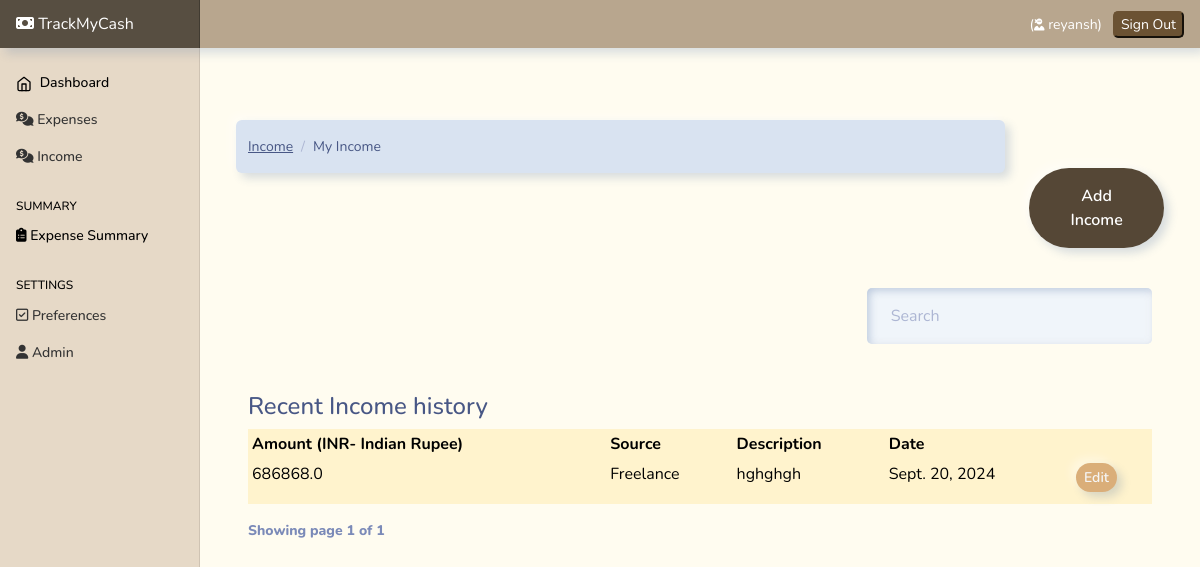
The page /income (signed in) on the database as committed earlier.
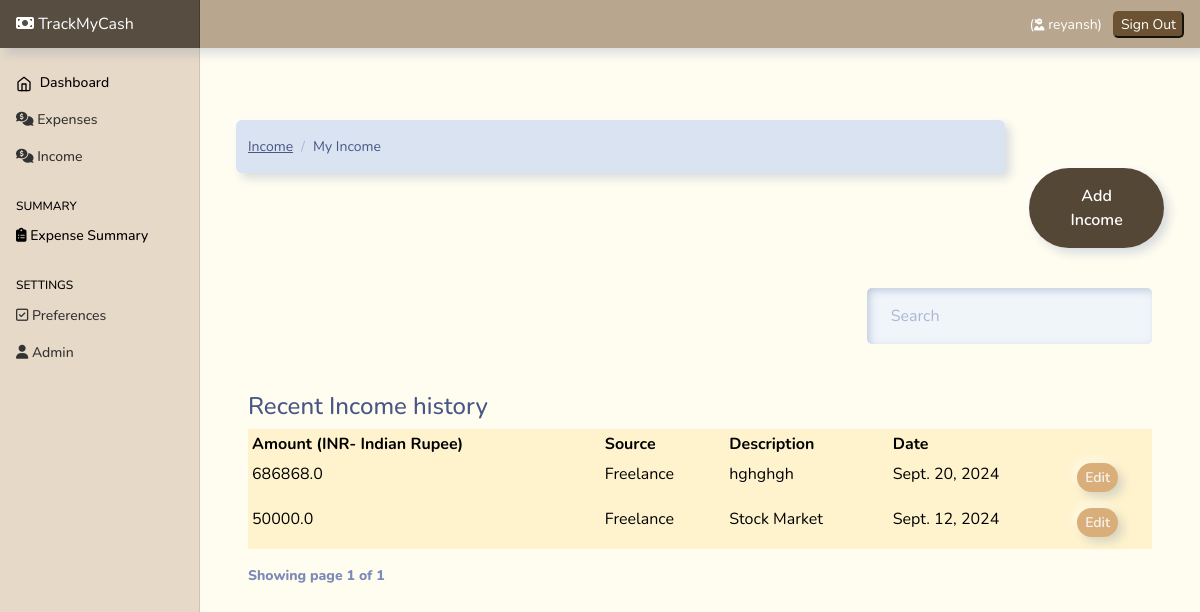
The same page on the database as committed later.
### income/models.py (models this page shows, shortened)
class UserIncome(models.Model):
    amount = models.FloatField()  # DECIMAL
    date = models.DateField(default=now)
    description = models.TextField()
    owner = models.ForeignKey(to=User, on_delete=models.CASCADE)
    source = models.CharField(max_length=266)
    class Meta:
        ordering: ['-date']

### income/views.py (the view)
# urls.py: path('', views.index , name="home"),
@login_required(login_url='/authentication/login')
def index(request):
    categories = Source.objects.all()
    income = UserIncome.objects.filter(owner=request.user)
    paginator = Paginator(income, 5)
    page_number = request.GET.get('page')
    page_obj = Paginator.get_page(paginator, page_number)
    currency = UserPreference.objects.get(user=request.user).currency
    context = {
        'income': income,
        'page_obj': page_obj,
        'currency': currency
    }
    return render(request, 'income/index.html', context)

### templates/income/index.html (shortened to what this page needs)
{% extends 'base.html' %}
{% load static %}
{% block content %}
<div class="container mt-4">
  <div class="row">
    <div class="col-md-10">
      <nav aria-label="breadcrumb">
        <ol class="breadcrumb">
          <li class="breadcrumb-item">
            <a href="">Income</a>
          </li>
          <li class="breadcrumb-item active" aria-current="page">
            My Income
          </li>
        </ol>
      </nav>
    </div>
    <div class="col-md-2 mt-5">
      <a href="{% url 'add-income'%}" class="btn btn-primary" style="background-color: rgb(85, 71, 54);color:white;">Add
        Income</a>
    </div>
  </div>
  <div class="container mt-3">
    {% if income.count %}
    <div class="row">
      <div class="col-md-8"></div>
      <div class="col-md-4">
        <div class="form-group mt-4">
          <input type="text" class="form-control" id="searchField" placeholder="Search" style="  border-radius: 5px;">
        </div>
      </div>
    </div>
    <div class="app-table  table-responsive mt-5 w-auto">
      <caption>
        <h4>Recent Income history </h4>
      </caption>
      <table class="table table-hover  table-sm  table-bordered table-warning">
        <thead>
          <tr>
            <th>Amount ({{currency}})</th>
            <th>Source</th>
            <th>Description</th>
            <th>Date</th>
            <th></th>
          </tr>
        </thead>
        <tbody>
          {% for income in page_obj%}
          <tr>
            <td>{{income.amount}}</td>
            <td>{{income.source}}</td>
            <td>{{income.description}}</td>
            <td>{{income.date}}</td>
            <td>
              <a href="{% url 'income-edit' income.id  %}" class="btn btn-secondary btn-sm mb-2"
                style="background-color: rgb(218, 174, 121);color:whitesmoke;">Edit</a>
            </td>
          </tr>
          {% endfor %}
        </tbody>
      </table>
    </div>
    <div class="pagination-container">
      <div class="" style="font-weight: 800;">
        Showing page {{page_obj.number}} of {{ page_obj.paginator.num_pages }}
      </div>
      {% endif %}
    </div>
  </div>
</div>
{% endblock content %}

Rows that differ between the two databases and show on the page:
added UserIncome: amount "50000.0", source "Freelance", description "Stock Market", date "Sept. 12, 2024"
